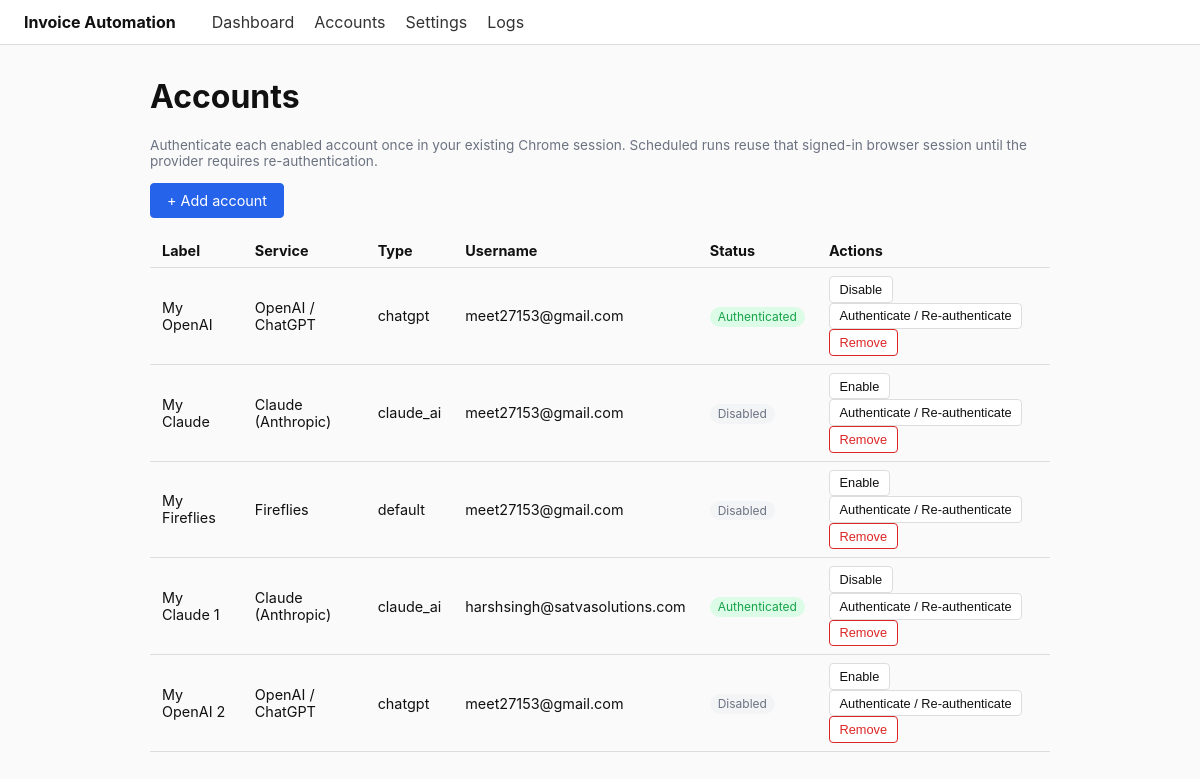
Screenshot of /accounts with the database file from the repository.
### tables this page shows
CREATE TABLE accounts (
                id INTEGER PRIMARY KEY AUTOINCREMENT,
                service TEXT NOT NULL,
                account_type TEXT NOT NULL DEFAULT 'default',
                label TEXT NOT NULL,
                username TEXT NOT NULL,
                encrypted_password TEXT NOT NULL DEFAULT '',
                encrypted_session TEXT,
                enabled INTEGER NOT NULL DEFAULT 1,
                needs_reauth INTEGER NOT NULL DEFAULT 1,
                created_at TEXT NOT NULL,
                updated_at TEXT NOT NULL
            );

### app/web/routes.py (the view)
@bp.route("/accounts")
def accounts():
    _flash_auth_failures()
    return render_template("accounts.html", accounts=db.list_accounts(), services=SERVICE_REGISTRY)

### app/db.py (called while the page is built)
def _connect():
    conn = sqlite3.connect(DB_PATH, timeout=30)
    conn.row_factory = sqlite3.Row
    conn.execute("PRAGMA foreign_keys = ON")
    conn.execute("PRAGMA busy_timeout = 30000")
    return conn

@contextmanager
def get_conn():
    conn = _connect()
    try:
        yield conn
        conn.commit()
    finally:
        conn.close()

def list_accounts(enabled_only: bool = False):
    with get_conn() as conn:
        query = "SELECT * FROM accounts"
        if enabled_only:
            query += " WHERE enabled = 1"
        query += " ORDER BY id"
        return [dict(row) for row in conn.execute(query).fetchall()]

### app/web/routes.py (called while the page is built)
def _flash_auth_failures():
    with _AUTH_LOCK:
        failed = {aid: s for aid, s in _AUTH_STATE.items() if s["state"] == "failed"}
        for aid in failed:
            _AUTH_STATE.pop(aid, None)
    for aid, s in failed.items():
        flash(f"Authentication failed for account {aid}: {s['error']}", "error")

### app/web/templates/accounts.html
{% extends "base.html" %}
{% block content %}
  <h1>Accounts</h1>
  <p class="hint">Authenticate each enabled account once in your existing Chrome session. Scheduled runs reuse that signed-in browser session until the provider requires re-authentication.</p>
  <a class="btn btn-primary" href="{{ url_for('main.add_account') }}">+ Add account</a>
  {% if accounts %}
  <table class="table">
    <tr><th>Label</th><th>Service</th><th>Type</th><th>Username</th><th>Status</th><th>Actions</th></tr>
    {% for a in accounts %}
      <tr>
        <td>{{ a.label }}</td>
        <td>{{ services[a.service].display_name if a.service in services else a.service }}</td>
        <td>{{ a.account_type }}</td>
        <td>{{ a.username }}</td>
        <td>
          {% if not a.enabled %}<span class="badge badge-muted">Disabled</span>
          {% elif a.needs_reauth %}<span class="badge badge-warn">Needs authentication</span>
          {% else %}<span class="badge badge-ok">Authenticated</span>{% endif %}
        </td>
        <td class="actions">
          <form method="post" action="{{ url_for('main.toggle_account', account_id=a.id) }}">
            <button type="submit" class="btn btn-sm">{{ 'Disable' if a.enabled else 'Enable' }}</button>
          </form>
          <form method="post" action="{{ url_for('main.reauth_account', account_id=a.id) }}">
            <button type="submit" class="btn btn-sm">Authenticate / Re-authenticate</button>
          </form>
          <form method="post" action="{{ url_for('main.delete_account', account_id=a.id) }}" onsubmit="return confirm('Remove this account?');">
            <button type="submit" class="btn btn-sm btn-danger">Remove</button>
          </form>
        </td>
      </tr>
    {% endfor %}
  </table>
  {% else %}
    <p>No accounts configured.</p>
  {% endif %}
{% endblock %}

### app/web/static/style.css (style rules this page uses)
:root { --border: #ddd; --primary: #2563eb; --danger: #dc2626; --ok: #16a34a; --warn: #d97706; --muted: #6b7280; }
body { font-family: -apple-system, Segoe UI, Roboto, sans-serif; margin: 0; color: #111; background: #fafafa; }
h1 { margin-top: 0; }
.table { width: 100%; border-collapse: collapse; margin: 1rem 0 2rem; }
.table th, .table td { text-align: left; padding: 0.5rem 0.75rem; border-bottom: 1px solid var(--border); font-size: 0.9rem; }
.hint { color: var(--muted); font-size: 0.85rem; }
.btn { display: inline-block; padding: 0.5rem 1rem; border-radius: 4px; border: 1px solid var(--border); background: #fff; cursor: pointer; font-size: 0.9rem; text-decoration: none; color: #111; }
.btn-primary { background: var(--primary); color: #fff; border-color: var(--primary); }
.btn-danger { background: #fff; color: var(--danger); border-color: var(--danger); }
.btn-sm { padding: 0.3rem 0.6rem; font-size: 0.8rem; }
.actions form { display: inline-block; margin-right: 0.4rem; }
.badge { padding: 0.15rem 0.5rem; border-radius: 999px; font-size: 0.75rem; }
.badge-ok { background: #dcfce7; color: var(--ok); }
.badge-muted { background: #f3f4f6; color: var(--muted); }

### rows the page displays
accounts: label "My OpenAI", service "OpenAI / ChatGPT", account_type "chatgpt", username "meet27153@gmail.com", needs_reauth "Authenticated", enabled "Disable"
accounts: label "My Claude", service "Claude (Anthropic)", account_type "claude_ai", username "meet27153@gmail.com", shows "Disabled", enabled "Enable"
accounts: label "My Fireflies", service "Fireflies", account_type "default", username "meet27153@gmail.com", shows "Disabled", enabled "Enable"
accounts: label "My Claude 1", service "Claude (Anthropic)", account_type "claude_ai", username "harshsingh@satvasolutions.com", needs_reauth "Authenticated", enabled "Disable"
accounts: label "My OpenAI 2", service "OpenAI / ChatGPT", account_type "chatgpt", username "meet27153@gmail.com", shows "Disabled", enabled "Enable"
